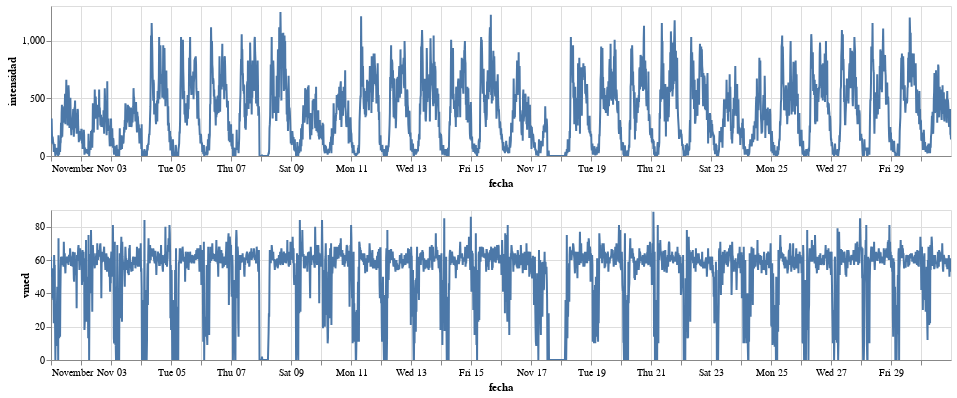

Here is the notebook cell this chart was saved with:
### Markdown cell above
En el caso de conjuntos de datos de un cierto tamaño, como es este, el uso de visualizaciones se hace prácticamente imprescindible para poder entender el contenido de los datos.

### Code cell
# Mostramos, mediante un sencillo gráfico, la intensidad y la velocidad a lo largo del mes en un
# punto concreto de la M30. Mediante los controles del ratón es posible aumentar la escala del gráfico
# para apreciar más detalle

data = trafico[trafico.id == 6890]

alt.Chart(data, width=900, height=150)\
        .mark_line()\
        .encode(x = 'fecha:T', y = alt.Y(alt.repeat("row"), type='quantitative'))\
        .repeat(row = ['intensidad', 'vmed'])\
        .interactive(bind_y = False)

### Figure 1 — Vega-Lite specification as saved in the notebook (floating-point values rounded to 4 significant figures; data arrays with more than 128 entries replaced by an {"elided": "..."} marker saying what was removed)
{"config": {"view": {"continuousWidth": 400, "continuousHeight": 300}}, "repeat": {"row": ["intensidad", "vmed"]}, "spec": {"data": {"name": "data-a9b3a490dfe41ba80e3ad7974c9913fd"}, "mark": "line", "encoding": {"x": {"type": "temporal", "field": "fecha"}, "y": {"type": "quantitative", "field": {"repeat": "row"}}}, "height": 150, "selection": {"selector001": {"type": "interval", "bind": "scales", "encodings": ["x"]}}, "width": 900}, "$schema": "https://vega.github.io/schema/vega-lite/v4.8.1.json", "datasets": {"data-a9b3a490dfe41ba80e3ad7974c9913fd": {"elided": "2880 records"}}}
